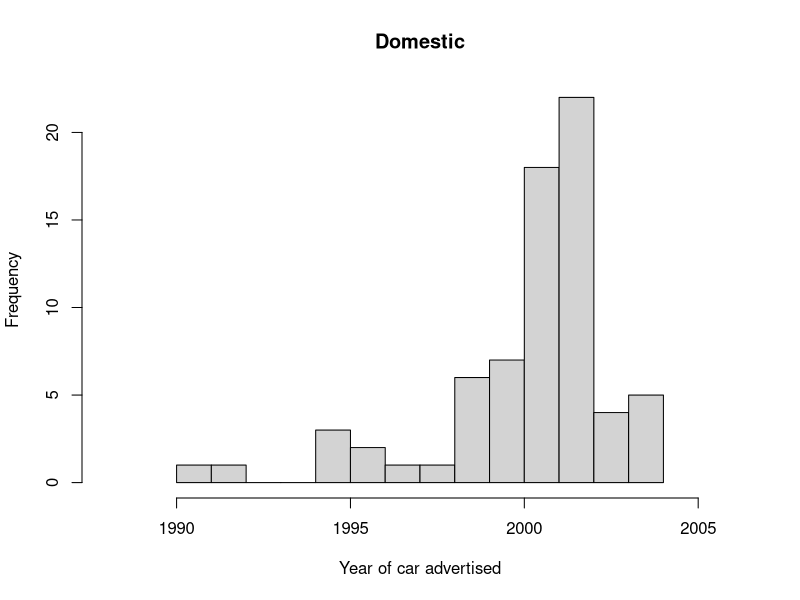
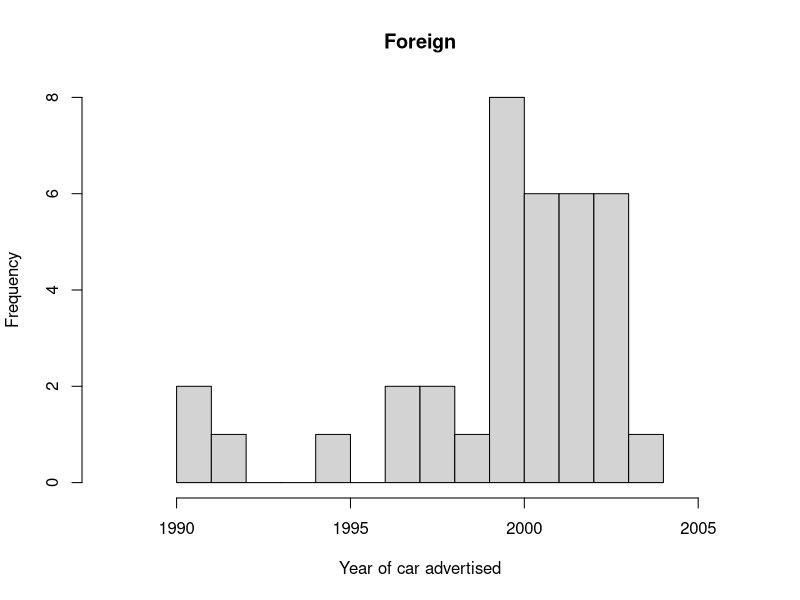

These figures' R source, in order:
domestic =c(1995 , 2001 , 2004,  2000 , 2002 , 2002 , 2000 , 2001,  1999 , 2002 , 2004,  2001,  2002 ,1996,
            1990,  1995 , 1992  ,1995 , 1999 , 1996 , 1999 , 1999  ,1998 , 2001,  2002 , 2004 ,2004 , 2004,
            2001,  1997 , 2002 , 2001 , 2002  ,2001,  2000 , 2002 , 1999 , 2001,  2002 ,2000 , 2003,  2001  ,
            2001 , 1999 , 2002 , 2001 , 2002 , 2001 , 2000 , 2002  ,2001 , 2002, 2000 , 2000 , 2002 , 2001 ,
            2002 , 2002 , 2001 , 2001  ,2002  ,2002 , 2003 , 2003 , 2002, 2001 , 2002 , 2001,  2002 , 2003 ,
          2002
)

summary(domestic)

foriegn =c(1997 ,2000,  2002  ,2002  ,2001 , 2003 , 1995 , 1990 , 1992  ,1991 , 1997 , 2000 , 2000, 1998 ,
           2000 , 1998,  2001 , 2004 , 2001 , 2000,  2001 , 2000 , 2002 , 2003  ,2003 , 2002 ,2002 , 2002 ,
           2003 , 1999 , 2000 , 2001 , 2003,  2003 , 2000 , 2001)
summary(foriegn)

hist(domestic,xlab = "Year of car advertised",main = "Domestic",xlim = c(1988,2006),breaks = 16)
hist(foriegn,xlab = "Year of car advertised",main = "Foreign",xlim = c(1988,2006),breaks = 16)
